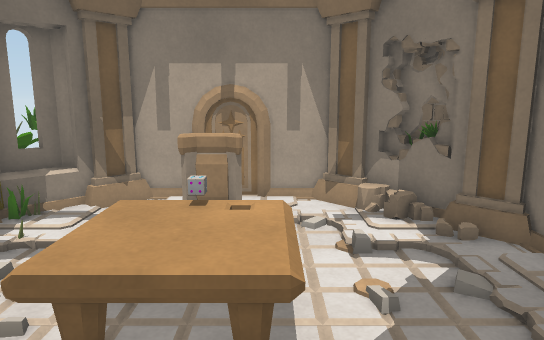
view 1 (above)

12 first-person views from a walk through a Unity game level. The camera is 1.5 m above the floor, tilts 10° down and sees 70° across. Doors are open. The floor is counted in squares, 0.5 m on a side. Each view is taken from the middle of a square. On the plan, view 1 faces up. The plan holds only what a view shows up to about 20 squares ahead; the rest is blank. The place goes on beyond the plan. The player character is not drawn. Some surface patterns are stand-ins.

view 2
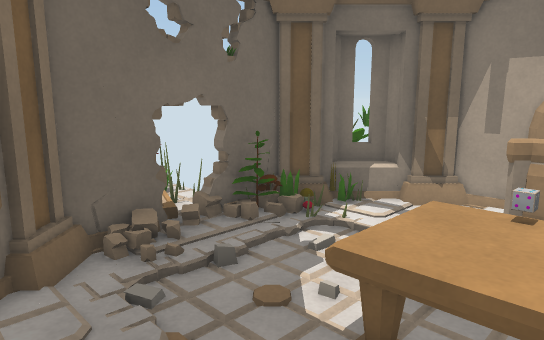

view 3
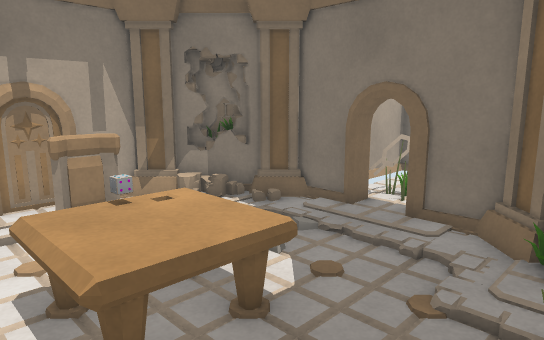

view 4
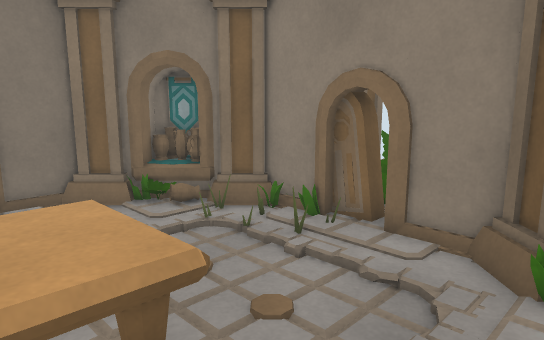

view 5
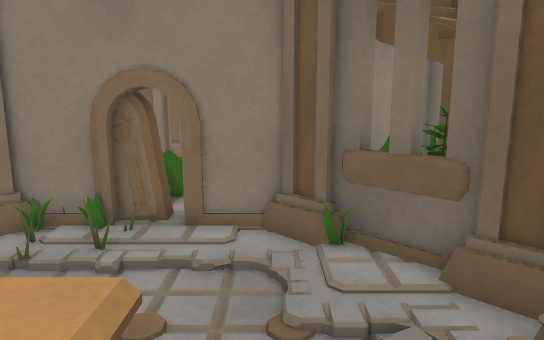

view 6
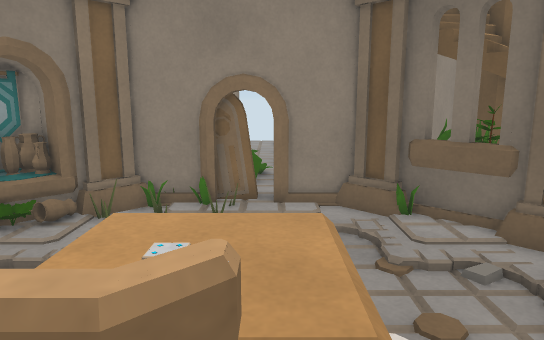

view 7
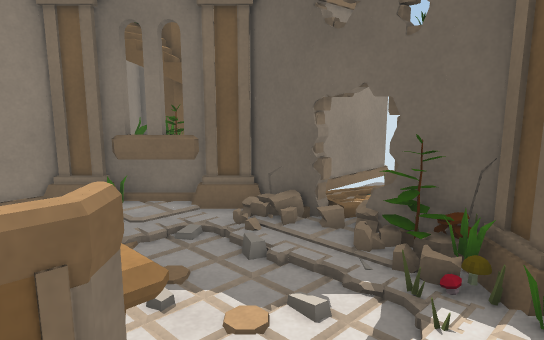

view 8
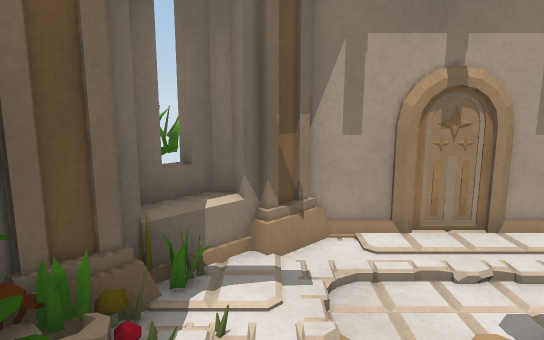

view 9
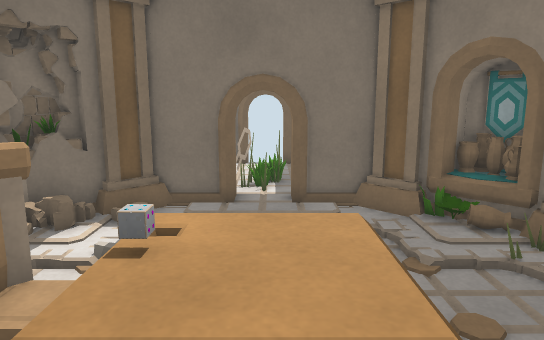

view 10
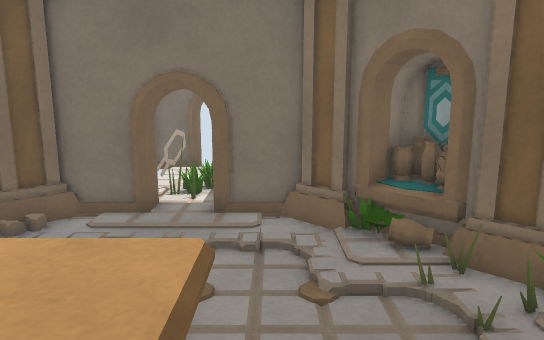

view 11
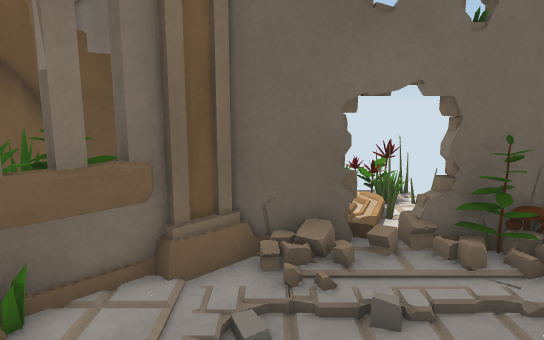

view 12
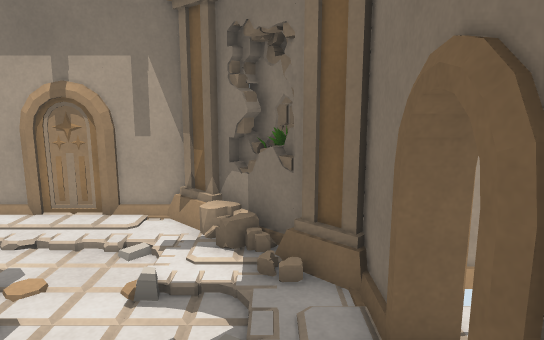

### Floor plan
Key: @ floor where view 1 was taken; # wall or solid block; . floor; / step, stairs or slope; = window, fence, low wall or low ledge; ^ raised ledge; C chair; R rock; M mushroom; P plant; U rug; A vase; O other object.
Columns run from 9 left of view 1 to 7 right of it. Each row starts with its distance up from view 1.
 13     O
 12   #OO########
 11   ##O......O###
 10  O##../////. #OO
  9 OOOO......./.#OO
  8  M#O/..CC..///O##
  7  P#//.=^=R.... #
  6 ###/..^^O^.//.##
  5  #./..^^^^.../##
  4  #./..^^^^....##
  3  #//........./##
  2  #O........//.O#
  1  ##........//#OU
  0 OPP##../.@/##AA#
 -1 OPPOOO ####OOA##
 -2 #OOOO#######U##
 -3 ##

Positions as (right, up) in squares from view 1, and headings:
1: (0, 0), facing up
2: (0, 0), facing up-left
3: (-4, 0), facing up-right
4: (-6, 6), facing down-right
5: (-4, 7), facing down
6: (-2, 9), facing down
7: (-1, 10), facing down-left
8: (-5, 4), facing up
9: (-5, 5), facing right
10: (-4, 3), facing right
11: (-1, 3), facing left
12: (4, 2), facing up
